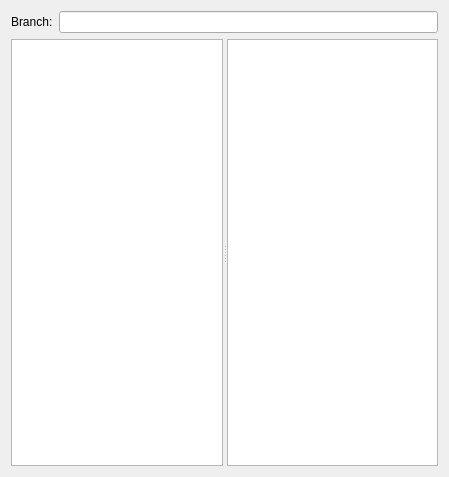
<?xml version="1.0" encoding="UTF-8"?>
<ui version="4.0">
 <class>FilesTreeDialog</class>
 <widget class="QDialog" name="FilesTreeDialog">
  <property name="geometry">
   <rect>
    <x>0</x>
    <y>0</y>
    <width>449</width>
    <height>477</height>
   </rect>
  </property>
  <property name="windowTitle">
   <string>Dialog</string>
  </property>
  <property name="windowIcon">
   <iconset theme="gitklient"/>
  </property>
  <layout class="QVBoxLayout" name="verticalLayout">
   <item>
    <layout class="QHBoxLayout" name="horizontalLayout">
     <item>
      <widget class="QLabel" name="label">
       <property name="sizePolicy">
        <sizepolicy hsizetype="Preferred" vsizetype="Maximum">
         <horstretch>0</horstretch>
         <verstretch>0</verstretch>
        </sizepolicy>
       </property>
       <property name="text">
        <string>Branch:</string>
       </property>
      </widget>
     </item>
     <item>
      <widget class="QLineEdit" name="lineEditBranchName">
       <property name="readOnly">
        <bool>true</bool>
       </property>
      </widget>
     </item>
    </layout>
   </item>
   <item>
    <widget class="QSplitter" name="splitter">
     <property name="orientation">
      <enum>Qt::Horizontal</enum>
     </property>
     <widget class="QTreeView" name="treeView">
      <attribute name="headerVisible">
       <bool>false</bool>
      </attribute>
     </widget>
     <widget class="QListWidget" name="listWidget">
      <property name="contextMenuPolicy">
       <enum>Qt::CustomContextMenu</enum>
      </property>
     </widget>
    </widget>
   </item>
  </layout>
 </widget>
 <resources/>
 <connections/>
</ui>
